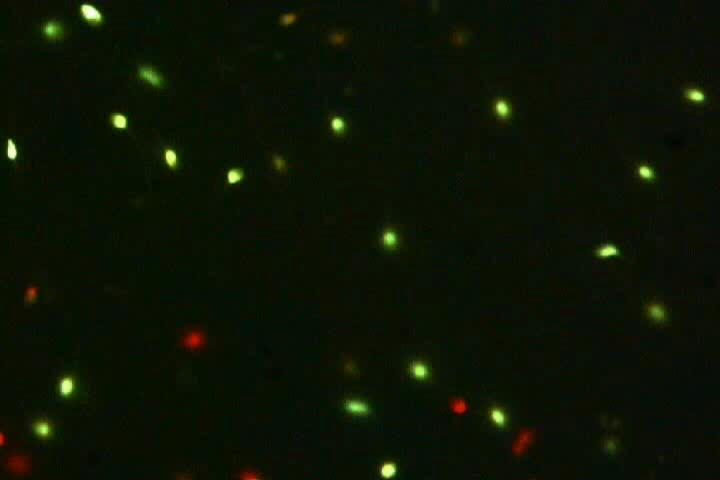
//> input picture data/sperm_0000.jpg, 720 x 480 px
$ ./main   (built with g++ and OpenCV 4)
//> lines starting //> are read from the running program, lines starting //| are printed output that depends on the picture; after the words box and inside, x2 and y2 are one past the last pixel; in counts of white or black regions, pixels touching at a corner belong together
### MOT(1)/segmentation.h
#ifndef SEGMENTATION_H
#define SEGMENTATION_H

#include<iostream>
#include<iomanip>
#include<vector>
#include<string>
#include<opencv2/opencv.hpp>
#include<cmath>
#include<stdlib.h>

using namespace std;
using namespace cv;

class segmentation
{
public:
	segmentation();
	~segmentation();
	Mat segment(string im_name, Mat &im_gray, Mat &im_dst, vector<RotatedRect> &im_minEllipse);  //分割函数
};


#endif

### MOT(1)/segmentation.cpp
#include "segmentation.h"

#define thr 40  //初始化阈值
#define IM_SIZE 5   //分割时，筛选尺寸
#define IM_ROUNDNESS 0.4   //分割时，筛选圆度

segmentation::segmentation(){}
segmentation::~segmentation(){}

Mat segmentation::segment(string im_name, Mat &im_gray, Mat &im_dst, vector<RotatedRect> &im_minEllipse )
{
	//hierarchy是一个向量，向量内每个元素都是一个包含4个int型的数组。向量hierarchy内的元素和轮廓向量contours内的元素是一一对应的，向量的容量相同。
	//hierarchy内每个元素的4个int型变量是hierarchy[i][0] ~hierarchy[i][3]，分别表
	//示当前轮廓 i 的后一个轮廓、前一个轮廓、父轮廓和内嵌轮廓的编号索引
	vector<Vec4i> hierarchy;
	vector<vector<Point>> contours;
	vector<double> im_roundness;

	//cout << "##################  threshold:   " << thr << "    #########################" << endl;
	threshold(im_gray, im_dst, thr, 255, THRESH_BINARY);  //阈值函数，图像分割  THRESH_TOZERO\THRESH_BINARY\.....
	findContours(im_dst, contours, hierarchy, RETR_TREE, CHAIN_APPROX_SIMPLE, Point(0, 0));   //找轮廓,Point是偏移量

	//对轮廓进行一些预处理操作
	vector<vector<Point>>::iterator contours_it;     //轮廓指针
	for (contours_it = contours.begin(); contours_it != contours.end();)    ////删去小于10个像素的轮廓
	{
		if ((*contours_it).size() < 10)      //删去小于10个像素的边缘
		{
			contours_it = contours.erase(contours_it);    //若删除成功，则指针已经+1
		}
		else
		{
			++contours_it;
		}
	}

	im_roundness.resize(contours.size());    //  每个轮廓的圆形度
	im_minEllipse.resize(contours.size());    //RotatedRect是一个存储旋转矩形的类，用于存储椭圆拟合函数返回的结果

	for (int i = 0; i < contours.size(); i++)   //对每一个轮廓画最小包围圆
	{
		//对指定的点集进行多边形逼近的函数,连续光滑曲线折线化，对图像轮廓点进行多边形拟合。
		//approxPolyDP(contours[i], contours[i], 1, true);    //true代表曲线是闭合的
		if (contours[i].size() > 5)          //至少6个点画椭圆
		{
			im_minEllipse[i] = fitEllipse(contours[i]);    //最小外接椭圆
			im_roundness[i] = (4 * CV_PI * contourArea(contours[i])) / (arcLength(contours[i], true)  *arcLength(contours[i], true));//圆度
		}
		else
			cout << "像素点数量<5" << endl;
	}

	//..按条件筛选。。。。。。。。。。。。。。。。。。。。。。
	vector<double>::iterator roundness_it = im_roundness.begin();    //  圆形度指针
	vector<RotatedRect>::iterator minEllipse_it = im_minEllipse.begin();    //椭圆指针
	for (contours_it = contours.begin(); contours_it != contours.end();)    //it++要写到for里面，否则不能删除连续值
	{
		if ((*minEllipse_it).size.width < IM_SIZE || (*roundness_it) < IM_ROUNDNESS)
		{
			contours_it = contours.erase(contours_it);
			roundness_it = im_roundness.erase(roundness_it);
			minEllipse_it = im_minEllipse.erase(minEllipse_it);
		}
		else
		{
			++contours_it;
			++roundness_it;
			++minEllipse_it;
		}
	}

	//画图
	Mat drawing = Mat::zeros(im_dst.size(), CV_8UC3);   //重绘一个三通道的，背景为黑色的图
	for (int i = 0; i< contours.size(); i++)
	{
		Scalar color_R = Scalar(0, 0, 255);
		Scalar color = Scalar(255, 0, 0);
		drawContours(drawing, contours, i, color_R, 1, 8, vector<Vec4i>(), 0, Point());
		ellipse(drawing, im_minEllipse[i], color, 1, 8);
	//	cout << (i + 1) << im_minEllipse[i].center << "   minor axis:  " << setprecision(6) << im_minEllipse[i].size.width << "  long axis:  " << setprecision(6) << im_minEllipse[i].size.height << "  roundness:" << setprecision(6) << im_roundness[i] << endl;
	}
	cout << endl << endl;
	/// 在窗体中显示结果
	//namedWindow(im_name, WINDOW_AUTOSIZE);
	//imshow(im_name, drawing);
	return drawing;
}

### MOT(1)/main.cpp
#include<iostream>
#include<iomanip>
#include<vector>
#include<string>
#include<opencv2/opencv.hpp>
#include<cmath>
#include<stdlib.h>

#include "segmentation.h"
#include "Hungarian.h"

using namespace std;
using namespace cv;

Mat read_trans(string path);    //读取图片转换成灰度图

#define IM_NUM 10  //处理图片的张数

//权重超参数
#define W_Center 0.8
#define W_Area 0.2

#define PI 3.1415926

//全局变量
Mat pre,pre_gray,pre_dst;
Mat aft,aft_gray,aft_dst;
Mat trace_gray,trace_dst,trace_draw;
//vector<RotatedRect> pre_minellipse;   //RotatedRect是一个存储旋转矩形的类，用于存储椭圆拟合函数返回的结果
//vector<RotatedRect> aft_minellipse;
vector<vector<RotatedRect>> minellipse(IM_NUM);      //minellipse[i]    存储第i幅图片的信息
vector<RotatedRect> trace_minellipse;     //存储第一幅图像的信息

//vector<int> matching;          //记录匹配结果，如果没有则为-1
vector<vector<int>> matching(IM_NUM-1);    //matching[i]  记录第i幅图片和它后面一张的匹配结果

int main()
{
	string s1 = "D:\\Mot VS2013 project\\Mot test1\\video_dataset\\sperm_00";
	string num;    //0-99
	string s2 = ".jpg";
	trace_gray = read_trans("D:\\Mot VS2013 project\\Mot test1\\video_dataset\\sperm_0000.jpg");
//> in read_trans, img is the input picture: 480 rows x 720 cols, CV_8UC3; mean B, G, R 4.4, 19.4, 12.1
//> in read_trans, `cvtColor(img, img, COLOR_BGR2GRAY);`:
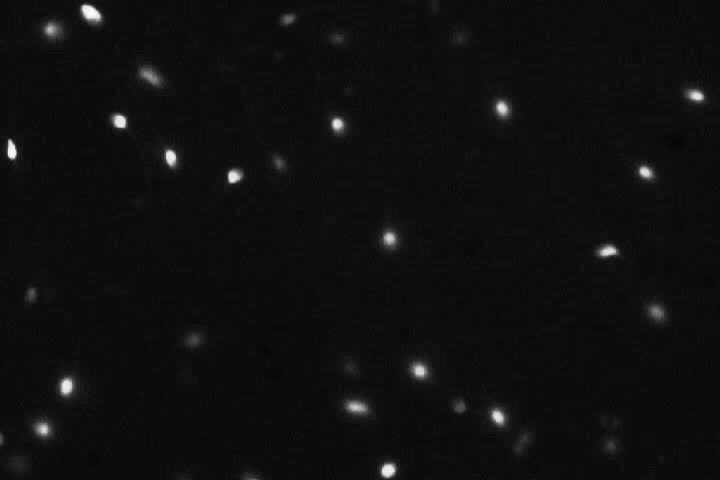
//> img: 480 rows x 720 cols, CV_8UC1; min 5, max 252, mean 15.5
	segmentation SEG;
	trace_draw = SEG.segment("trace", trace_gray, trace_dst, trace_minellipse);
//> in segment, `threshold(im_gray, im_dst, thr, 255, THRESH_BINARY);`:
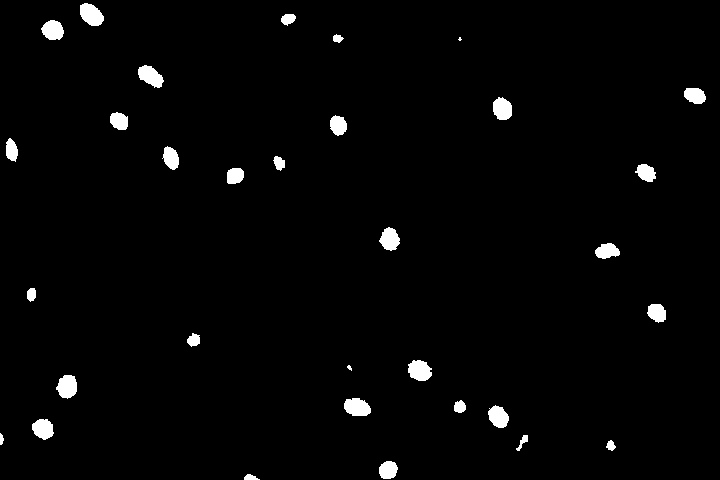
//> im_dst: 480 rows x 720 cols, CV_8UC1; 2.1% white; 32 white regions (2 under 20 px)
//> in segment, `findContours(im_dst, contours, hierarchy, RETR_TREE, CHAIN_APPROX_SIMP..`: contours = 32 contours, 2 with area under 20; largest, box (x1, y1, x2, y2) and area: (80, 3, 104, 26) 364, (408, 360, 432, 381) 352, (344, 398, 371, 416) 348, (56, 375, 77, 399) 346, (138, 65, 164, 88) 340
//> the loop in segment, `for (contours_it = contours.begin(); contours_it != contours.end();)` made 32 passes
//> after the loop in segment, `for (contours_it = contours.begin(); contours_it != contours.end();)`: contours = 30 contours, 1 with area under 20; largest, box (x1, y1, x2, y2) and area: (80, 3, 104, 26) 364, (408, 360, 432, 381) 352, (344, 398, 371, 416) 348, (56, 375, 77, 399) 346, (138, 65, 164, 88) 340
//> in segment, `im_roundness.resize(contours.size());`: im_roundness = 30 values from 0 to 0
//> in segment, `im_minEllipse.resize(contours.size());`: im_minEllipse = 30 RotatedRects (x, y, width, height, angle), first 8: [0, 0, 0, 0, 0], [0, 0, 0, 0, 0], [0, 0, 0, 0, 0], [0, 0, 0, 0, 0], [0, 0, 0, 0, 0], [0, 0, 0, 0, 0], [0, 0, 0, 0, 0], [0, 0, 0, 0, 0]
//> the loop in segment, `for (int i = 0; i < contours.size(); i++)` made 30 passes
//> the loop in segment, `for (contours_it = contours.begin(); contours_it != contours.end();)` made 30 passes
//> after the loop in segment, `for (contours_it = contours.begin(); contours_it != contours.end();)`: contours = 28 contours; largest, box (x1, y1, x2, y2) and area: (80, 3, 104, 26) 364, (408, 360, 432, 381) 352, (344, 398, 371, 416) 348, (56, 375, 77, 399) 346, (138, 65, 164, 88) 340; im_roundness = 28 values, max 0.873 at index 14, min 0.453 at index 0, mean 0.751; im_minEllipse = 28 RotatedRects (x, y, width, height, angle), first 8: [254.5, 483.9, 12.38, 26.11, 130.9], [387.8, 469.7, 16.92, 18.99, 47.16], [610.5, 445.2, 8.45, 9.71, 160.5], [42.83, 428.5, 18.78, 21.78, 121], [498, 416.3, 17.61, 23.18, 144.1], [459.4, 406.4, 11.33, 12.18, 30.56], [356.8, 407.2, 17.04, 27.15, 105.6], [66.94, 386.2, 19.7, 23.17, 14.59]
//> the loop in segment, `for (int i = 0; i< contours.size(); i++)` made 28 passes
//> after the loop in segment, `for (int i = 0; i< contours.size(); i++)`:
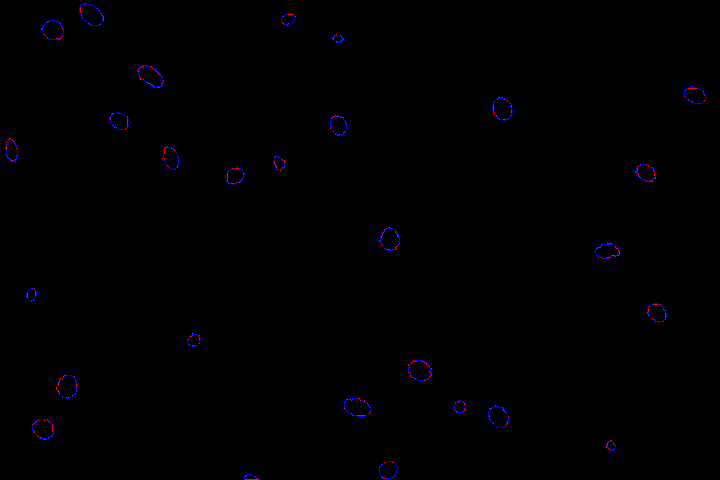
//> drawing: 480 rows x 720 cols, CV_8UC3; mean B, G, R 1, 0, 0.5
//> trace_minellipse has the same summary as im_minEllipse in segment
	for (int i = 0; i < IM_NUM; i++)    //分割所有图片
	{
		num = to_string(i);
		if (i < 10) s1 += "0";
		s1 += num;
		s1 += s2;               //s1  为组成的路径名
		aft_gray = read_trans(s1);
		SEG.segment("im", aft_gray, aft_dst, minellipse[i]);
//> in segment (call 2), `findContours(im_dst, contours, hierarchy, RETR_TREE, CHAIN_APPROX_SIMP..`: contours = 32 contours, 2 with area under 20; largest, box (x1, y1, x2, y2) and area: (80, 3, 104, 26) 364, (408, 360, 432, 381) 352, (344, 398, 371, 416) 348, (56, 375, 77, 399) 346, (138, 65, 164, 88) 340
//> the loop in segment (call 2), `for (contours_it = contours.begin(); contours_it != contours.end();)` made 32 passes
//> after the loop in segment (call 2), `for (contours_it = contours.begin(); contours_it != contours.end();)`: contours = 30 contours, 1 with area under 20; largest, box (x1, y1, x2, y2) and area: (80, 3, 104, 26) 364, (408, 360, 432, 381) 352, (344, 398, 371, 416) 348, (56, 375, 77, 399) 346, (138, 65, 164, 88) 340
//> the loop in segment (call 2), `for (int i = 0; i < contours.size(); i++)` made 30 passes
//> the loop in segment (call 2), `for (contours_it = contours.begin(); contours_it != contours.end();)` made 30 passes
//> after the loop in segment (call 2), `for (contours_it = contours.begin(); contours_it != contours.end();)`: contours = 28 contours; largest, box (x1, y1, x2, y2) and area: (80, 3, 104, 26) 364, (408, 360, 432, 381) 352, (344, 398, 371, 416) 348, (56, 375, 77, 399) 346, (138, 65, 164, 88) 340
//> the loop in segment (call 2), `for (int i = 0; i< contours.size(); i++)` made 28 passes
//> minellipse = 10 items
		s1 = "D:\\Mot VS2013 project\\Mot test1\\video_dataset\\sperm_00";
	}

	vector<vector<double>> connect;    //权值矩阵
	int pre_num, aft_num;
//> (the run ends here: the program needs code that is not available in this run, at `HungarianAlgorithm HungAlgo;`)
